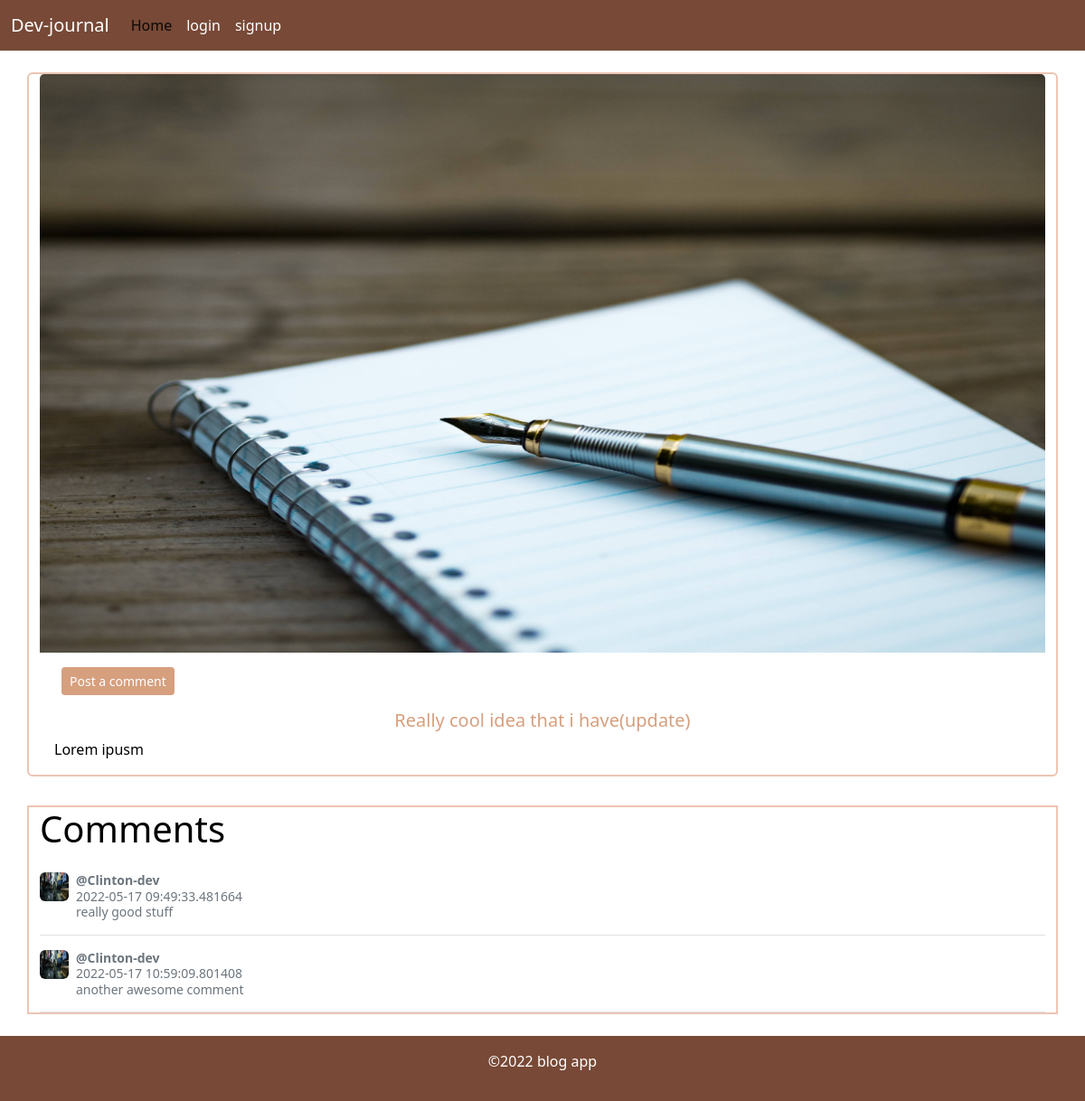
Screenshot of /post/2 with the database file from the repository.
### blog/models.py (models this page shows, shortened)
class Post(db.Model):
    id = db.Column(db.Integer, primary_key=True)
    title = db.Column(db.String(100), nullable=False)
    date_posted = db.Column(db.DateTime, nullable=False, default=datetime.utcnow)
    image_file = db.Column(db.String(20), nullable=False, default='blog-default.jpg')
    content = db.Column(db.Text, nullable=False)
    comments = db.relationship('Comment', backref='post', lazy=True)
    user_id = db.Column(db.Integer, db.ForeignKey('user.id'), nullable=False)

class Comment(db.Model):
    id = db.Column(db.Integer, primary_key=True)
    content = db.Column(db.Text, nullable=False)
    date_posted = db.Column(db.DateTime, nullable=False, default=datetime.utcnow)
    user_id = db.Column(db.Integer, db.ForeignKey('user.id'), nullable=False)
    post_id = db.Column(db.Integer, db.ForeignKey('post.id'), nullable=False)

class User(db.Model, UserMixin):
    id = db.Column(db.Integer, primary_key=True)
    username = db.Column(db.String(20), unique=True, nullable=False)
    email = db.Column(db.String(120), unique=True, nullable=False)
    image_file = db.Column(db.String(20), nullable=False, default='user-default.jpg')
    password = db.Column(db.String(60), nullable=False)
    posts = db.relationship('Post', backref='author', lazy=True)
    comments = db.relationship('Comment', backref='user', lazy=True)

### blog/routes.py (the view)
@app.route("/post/<int:post_id>")
def post(post_id):
    post = Post.query.get_or_404(post_id)
    comments = Comment.query.filter_by(post_id=post.id)
    img_file = url_for('static', filename='images/' + post.image_file)
    return render_template("post.html", title=post.title,post=post,img_file=img_file, comments=comments)

### blog/templates/post.html (shortened to what this page needs)
{% extends "layout.html"%}
{% block content%}
<div class="container">
    <div class="row mt-4">
        <div class="card mb-3 post-card">
            <img src="{{img_file}}" class="card-img-top blog-img" alt="blog post image">
            <div class="card-body">
                <a href="{{url_for('create_comment',post_id=post.id)}}" class="btn blog-btn btn-sm mx-2 text-center">Post a comment</a>
              <h5 class="card-title blog-title text-center mt-3">{{post.title}}</h5>
              <p class="card-text">{{post.content}}</p>
            </div>
          </div>
    </div>
    <div class="row mt-3">
        <div class="post-card">
            <h1>Comments</h1>
            {% for comment in comments%}
                <div class="d-flex text-muted pt-3 border-bottom">
                    <img src="{{url_for('static',filename='profile-pic/'+comment.user.image_file)}}" alt="user profile pic" class="bd-placeholder-img flex-shrink-0 me-2 rounded" style="width:32px;height: 32px;">
                    <p class="pb-3 mb-0 small lh-sm">
                    <strong class="d-block text-gray-dark">@{{comment.user.username}}</strong>
                    <span>{{comment.date_posted}}</span><br>
                    {{comment.content}}
                    </p>
                </div>
            {% endfor %}
        </div>
    </div>
</div>
{% endblock %}

### blog/static/styles.css (style rules this page uses)
body { color: #000; }
.post-card { border: 2px solid #EDC4B3; }
.blog-title { color: #D69F7E; text-decoration: none; }
.blog-btn { background-color: #D69F7E; color: #fff; }
.blog-img { height: 80vh; }

### rows the page displays
Post: title "Really cool idea that i have(update)", content "Lorem ipusm"
Comment: image_file (picture), user.username "Clinton-dev", date_posted "2022-05-17 09:49:33.481664", content "really good stuff"
Comment: image_file (picture), user.username "Clinton-dev", date_posted "2022-05-17 10:59:09.801408", content "another awesome comment"
